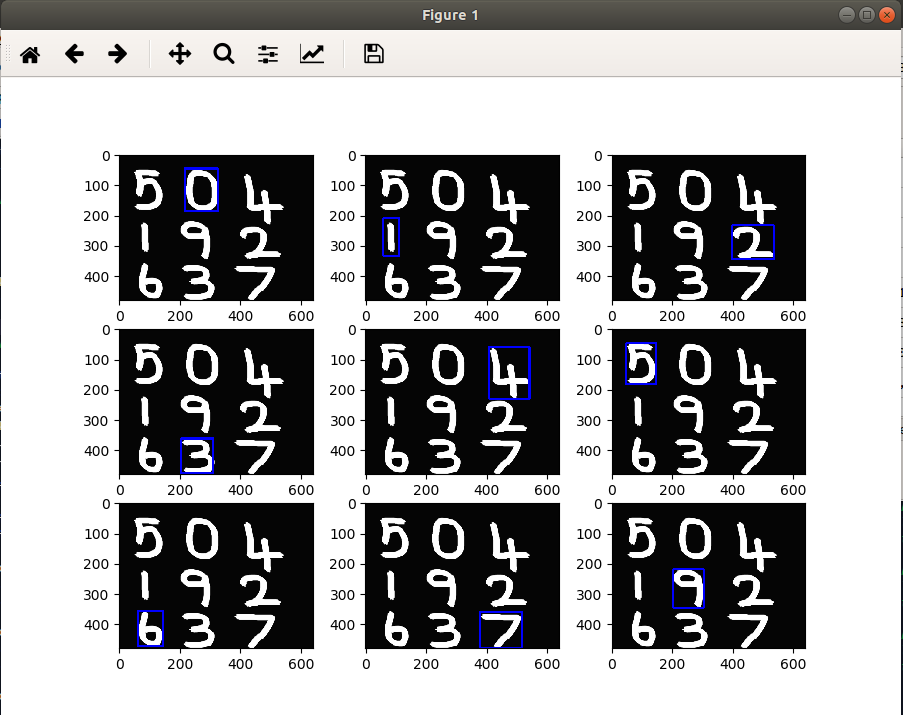
#> input picture Assignment 2/2/2a/Outtput.png, 903 x 715 px, given in place of hdraw.png, which was not available
$ python 2a.py
#> lines starting #> are read from the running program, lines starting #| are printed output that depends on the picture; after the words box and inside, x2 and y2 are one past the last pixel; in counts of white or black regions, pixels touching at a corner belong together; pictures that were not available may be replaced by others from this repository, and a replacement may not be noted
#!/usr/bin/env python3
# -*- coding: utf-8 -*-
"""
Created on Sun Apr 18 16:47:12 2021

@author: firoz
"""

import numpy as np
import matplotlib.pyplot as plt
import cv2

cropped_img=['0.png','1.png','2.png','3.png','4.png','5.png','6.png','7.png','9.png']
im1=[]
fig,ax=plt.subplots(3,3,figsize=(9,9))
for l in range(9):
    image=cv2.imread('hdraw.png')
#> image is the input picture: shape (715, 903, 3); mean B, G, R 159.2, 158.7, 159.1
    image_gray =np.array(cv2.cvtColor(image, cv2.COLOR_BGR2GRAY))
    i_r=len(image_gray)
#> i_r = 715
    i_c=len(image_gray[0])
#> i_c = 903

    crop_img=cv2.imread(cropped_img[l])
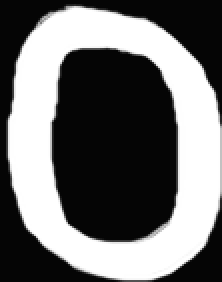
#> input picture Assignment 2/2/2a/0.png, 111 x 141 px (shown 2 times larger)
#> crop_img is the input picture: shape (141, 111, 3); min 5, max 255, mean 112.3
    crop_img_gray = np.array(cv2.cvtColor(crop_img, cv2.COLOR_BGR2GRAY))
    t_r=len(crop_img_gray)
#> t_r = 141
    t_c=len(crop_img_gray[0])
#> t_c = 111

    zero_r=np.zeros((t_r//2,i_c))
    image_gray=np.append(image_gray,zero_r,axis=0)
#> image_gray: shape (785, 903) float64
    image_gray=np.concatenate((zero_r,image_gray),axis=0)
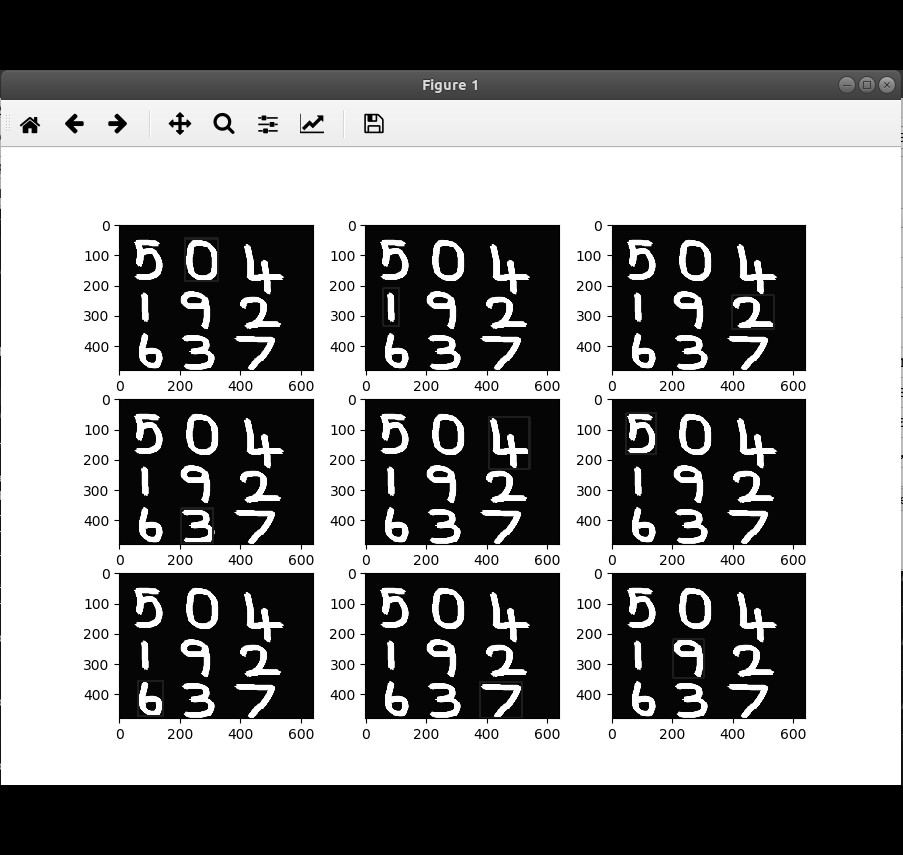
#> image_gray: shape (855, 903) float64; min 0, max 255, mean 132.9

    zero_c=np.zeros((i_r+2*(t_r//2),t_c//2))
    image_gray=np.concatenate((zero_c,image_gray),axis=1)
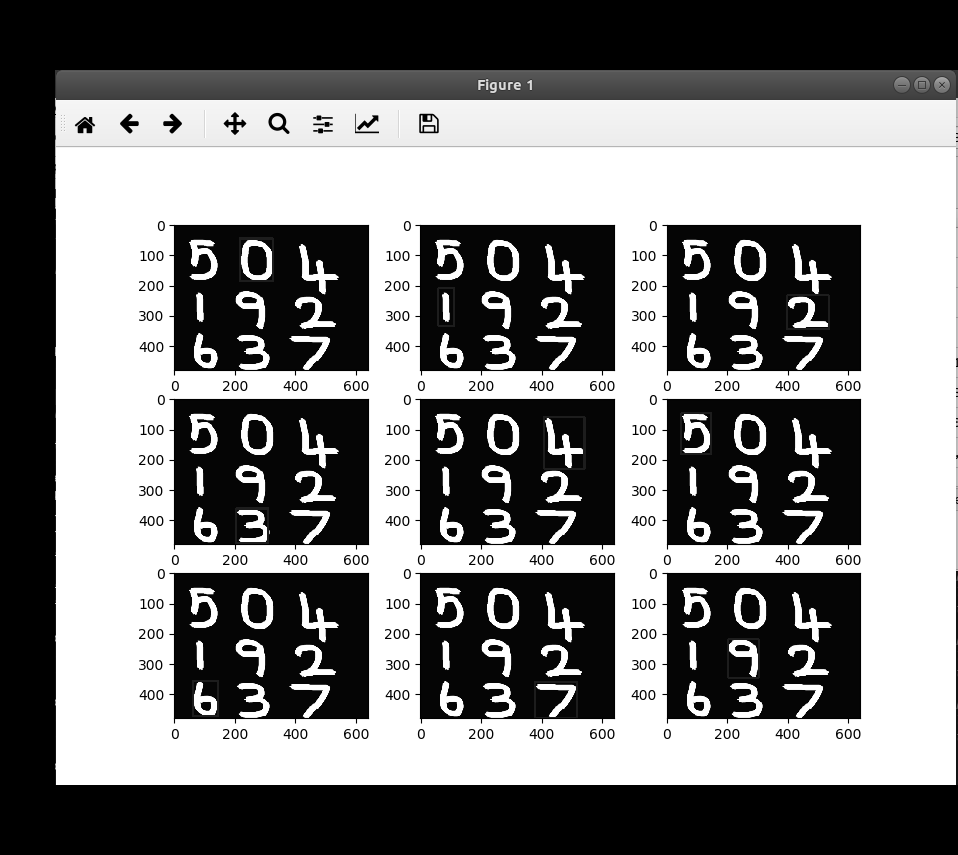
#> image_gray: shape (855, 958) float64; min 0, max 255, mean 125.3
    image_gray=np.concatenate((image_gray,zero_c),axis=1)
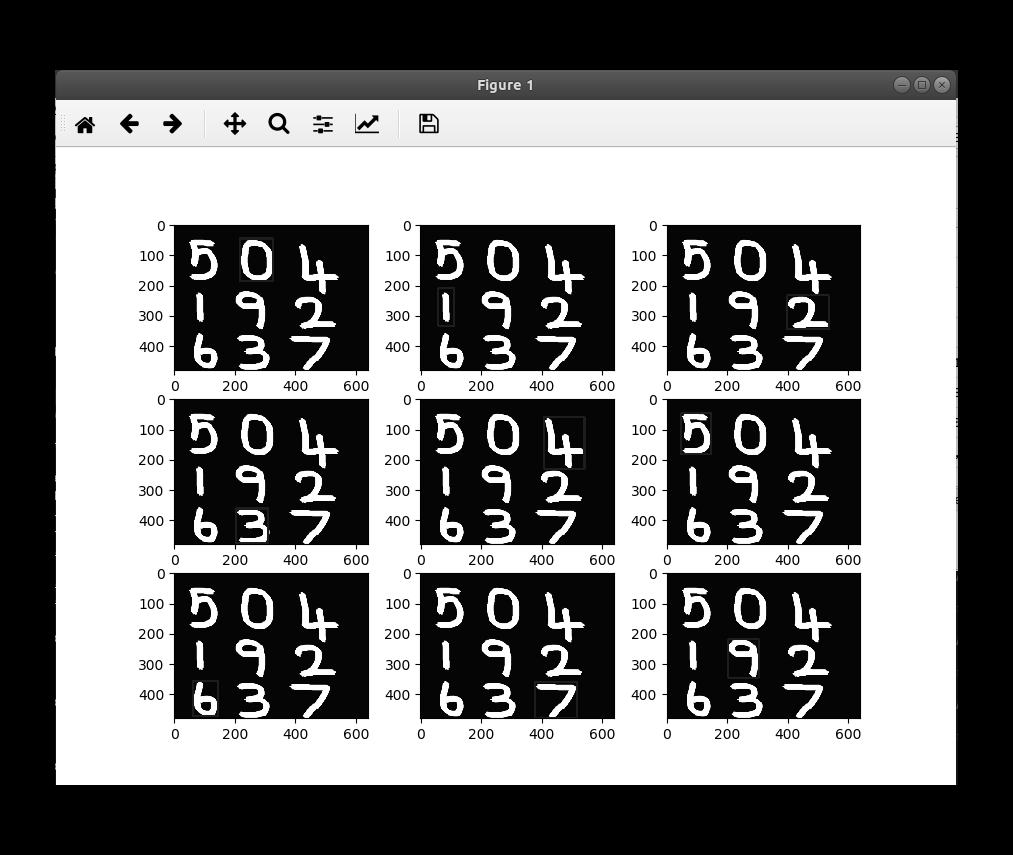
#> image_gray: shape (855, 1013) float64; min 0, max 255, mean 118.5

    result=np.zeros((i_r+t_r,i_c+t_c))

    count=0
    for i in range(len(image_gray)-len(crop_img_gray)+1):
        for j in range(len(image_gray[0])-len(crop_img_gray[0])+1):
            s_r=i
            e_r=i+len(crop_img_gray)
            s_c=j
            e_c=j+len(crop_img_gray[0])
            temp=image_gray[s_r:e_r,s_c:e_c]
            cor=np.sum(np.multiply(temp,crop_img_gray))
            result[i+int((len(crop_img_gray)-1)/2)][j+int((len(crop_img_gray[0])-1)/2)]=cor
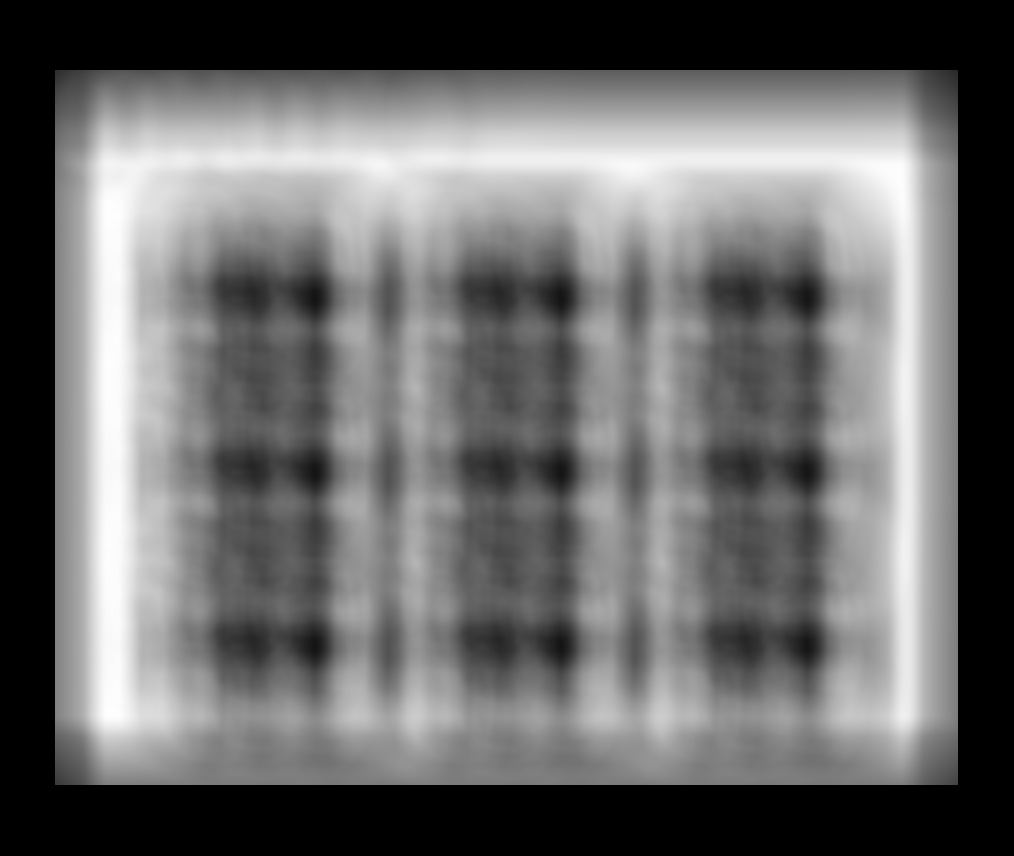
#> result: shape (856, 1014) float64; min 0, max 442078384, mean 184979178.5; drawn with min black and max white
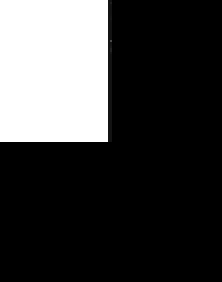
#> temp: shape (141, 111) float64 (shown 2 times larger); min 0, max 255, mean 62.6

    maxx1=np.amax(result)
#> maxx1 = 442078384
    ind = np.where(result == np.amax(result))
#> ind = ([714], [108])
    ind=np.array(ind)
#> ind = [714, 108]
    x1=ind[0][0]
#> x1 = 714
    y1=ind[1][0]
#> y1 = 108

    font = cv2.FONT_HERSHEY_SIMPLEX
    color1=(255,255,255)
    st1=(y1-t_c,x1-t_r)
#> st1 = (-3, 573)
    en1=(y1,x1)
#> en1 = (108, 714)
    mid1=(y1-t_c/2,x1-t_r/2)
#> mid1 = (52.5, 643.5)
    color=(0,0,255)
    im1.append(cv2.rectangle(image,st1,en1,color,thickness=5))
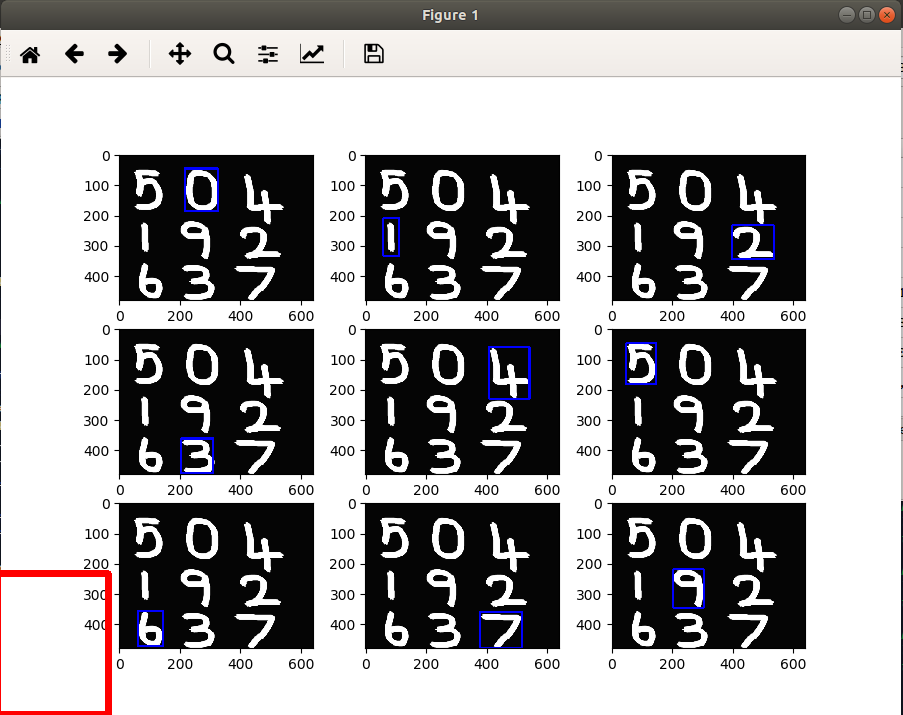
#> image: shape (715, 903, 3); 0.36% of pixels changed, all inside (x1, y1, x2, y2) = (0, 570, 112, 715)
#> pass 2 of the loop `for l in range(9):`:
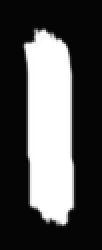
#> input picture Assignment 2/2/2a/1.png, 51 x 125 px (shown 2 times larger)
#> crop_img is the input picture: shape (125, 51, 3); min 5, max 255, mean 82
#> crop_img_gray: shape (125, 51)
#> t_r = 125
#> t_c = 51
#> `image_gray=np.append(image_gray,zero_r,axis=0)`:
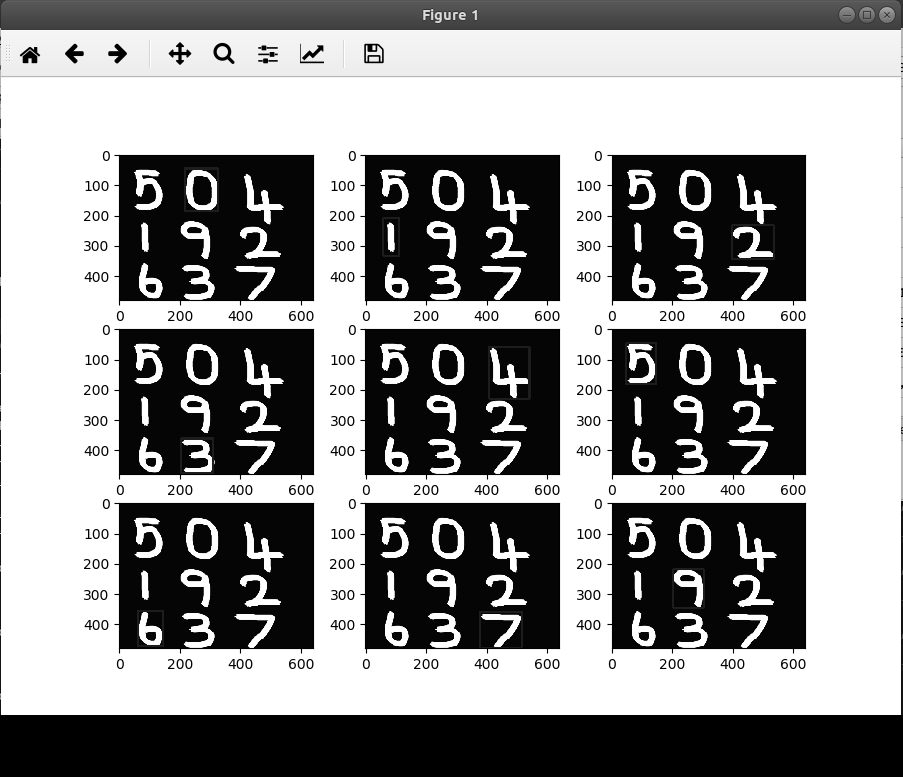
#> image_gray: shape (777, 903) float64; min 0, max 255, mean 146.2
#> `image_gray=np.concatenate((image_gray,zero_c),axis=1)`:
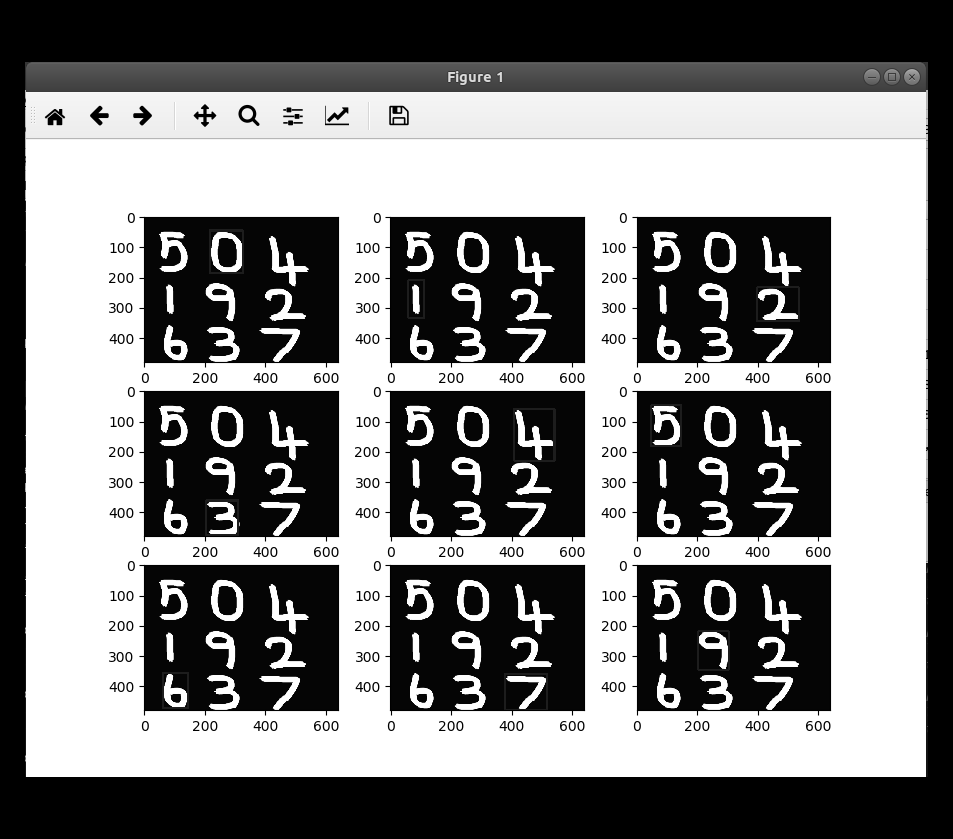
#> image_gray: shape (839, 953) float64; min 0, max 255, mean 128.3
#> (the run stopped early here; a loop or call above may not have finished)
